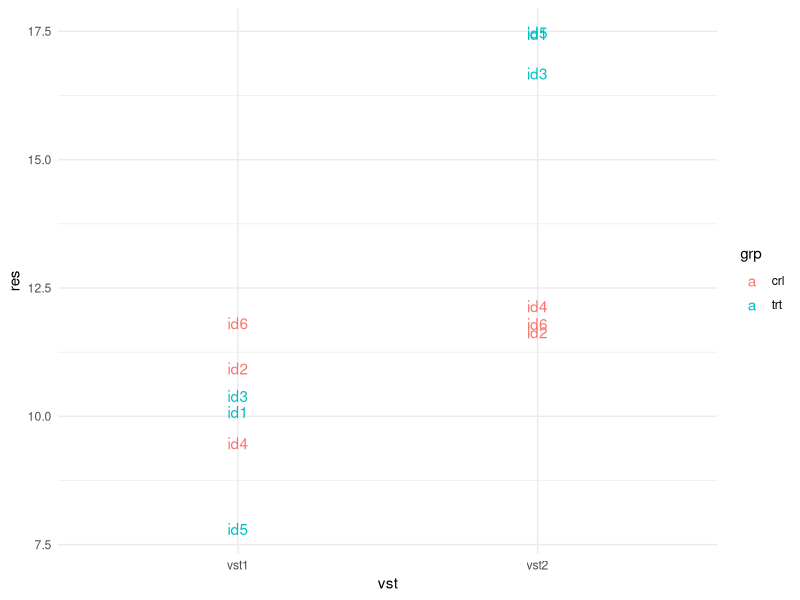
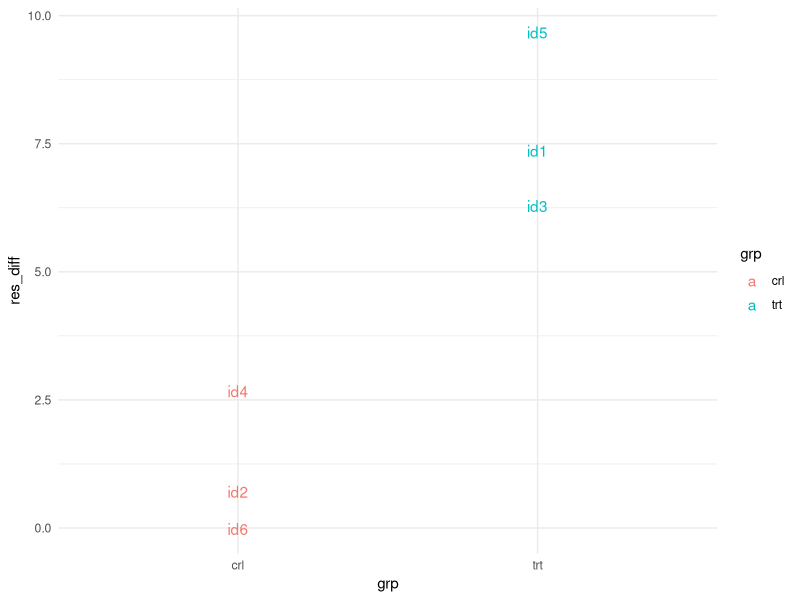
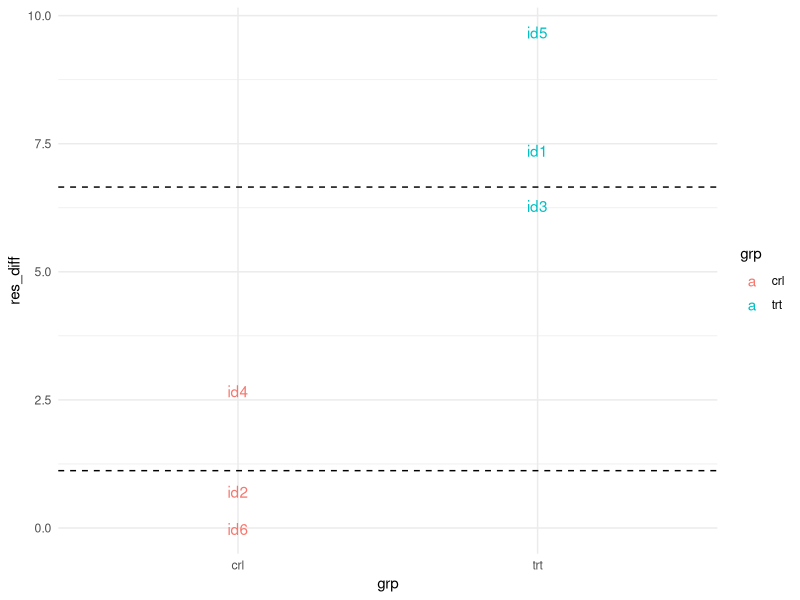
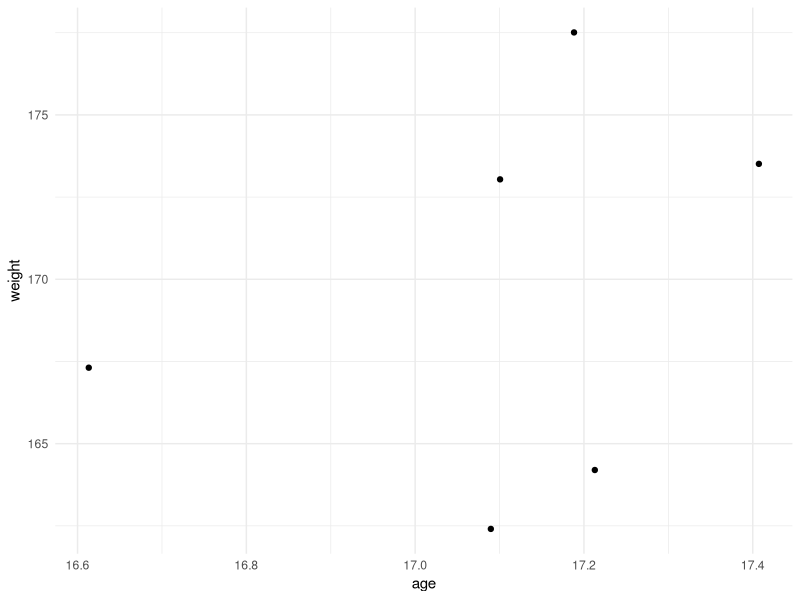
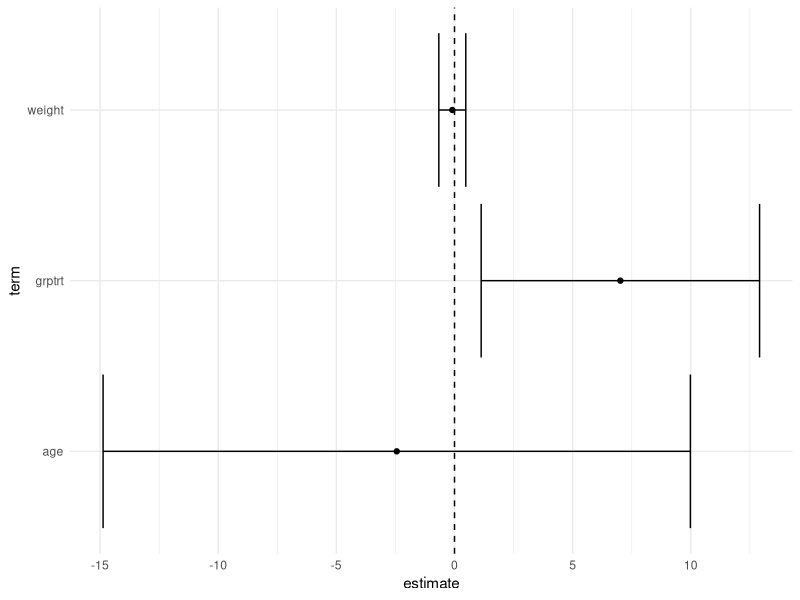

Recreate these plots in R, in order.
## ---- chunk 1
library(tidyverse)
theme_set(theme_minimal())
## ---- chunk 2
set.seed(125)
id <- paste0("id", seq(1:6))
id2 <- rep(id, times = 2)
grp <- rep(c("trt", "crl"), 
           times = 6)
vst <- rep(c("vst1", "vst2"), 
           each = 6)
res <- c(rnorm(3, 10, 1), 
         rnorm(3, 10, 1), 
         rnorm(3, 12, 1), 
         rnorm(3, 17, 1))

trial <- tibble(id2, vst, grp) |> 
  arrange(vst, grp) |> 
  mutate(res = res) |> 
  arrange(vst, id2)
## ---- chunk 3
trial
## ---- chunk 4
trial |> 
  arrange(vst, id2, grp)
## ---- chunk 5
trial |> 
  ggplot(aes(vst, res, color = grp, label = id2)) +
  geom_text()
## ---- chunk 6
trial_wide <- 
  trial |> 
  pivot_wider(names_from = vst, values_from = res) |> 
  mutate(res_diff =  vst2 - vst1)

trial_wide
## ---- chunk 7
trial_wide |> 
  ggplot(aes(grp, res_diff, color = grp, label = id2)) +
  geom_text()
## ---- chunk 8
mod1 <- lm(res_diff ~ grp, data = trial_wide)

mod1
## ---- chunk 9
trial_wide |> 
  ggplot(aes(grp, res_diff, color = grp, label = id2)) +
  geom_text() +
  geom_hline(yintercept = mod1$coefficients, lty = 2)
## ---- chunk 10
summary(mod1)
## ---- chunk 11
mod1 |> names()

mod1 |> coef()

mod1$coefficients
## ---- chunk 12
library(broom)

tidy(mod1)
glance(mod1)
## ---- chunk 13
set.seed(125)

id <- paste0("id", seq(1:6))
dob <- 
  sample(seq(as.Date('1999/01/01'),
             as.Date('2000/01/01'),
             by="day"), 6)
dod <- 
  sample(seq(as.Date('2016/01/01'),
             as.Date('2017/01/01'),
             by="day"), 6)
weight <- 
  rnorm(n = 6, mean = 170, sd = 5)

demo <- 
  tibble(id, dob, dod, weight) |> 
  mutate(age = (dod - dob)/dyears(1))

## ---- chunk 14
demo |> select(-dod)
## ---- chunk 15
demo |> 
  ggplot(aes(age, weight)) +
  geom_point()
## ---- chunk 16
trial_joint <- 
  trial_wide |> 
  left_join(demo, by = c("id2" = "id"))

trial_joint
## ---- chunk 17
mod2 <- lm(res_diff ~ grp + weight + age, data = trial_joint)

tidy(mod2, conf.int = TRUE)
## ---- chunk 18
tidy(mod2, conf.int = TRUE) |> 
  filter(term != "(Intercept)") |> 
  ggplot(aes(term, estimate, ymin = conf.low, ymax = conf.high)) +
  geom_errorbar() +
  geom_point() +
  geom_hline(yintercept = 0, lty = 2) +
  coord_flip()
## ---- chunk 19
lm(res_diff ~ grp + weight + age + weight:age, data = trial_joint)
lm(res_diff ~ grp + weight*age, data = trial_joint)
## ---- chunk 20
lm(res_diff ~ grp + weight^2, data = trial_joint)
lm(res_diff ~ grp + weight + weight^2, data = trial_joint)
## ---- chunk 21
lm(res_diff ~ grp + weight*age - weight:age, data = trial_joint)
## ---- chunk 22
mod1_coef <- tidy(mod1) |> mutate(mod = "mod1")
mod2_coef <- tidy(mod2) |> mutate(mod = "mod2")
coefs <- bind_rows(mod1_coef, mod2_coef) |> relocate(mod)
coefs

coefs |> filter(term == "grptrt")
## ---- chunk 23
mod1_met <- glance(mod1) |> mutate(mod = "mod1")
mod2_met <- glance(mod2) |> mutate(mod = "mod2")
mets <- bind_rows(mod1_met, mod2_met) |> relocate(mod)
mets

mets |> select(mod, r.squared, p.value, df)
## ---- chunk 24
mets |> 
  select(mod, r.squared, p.value, df) |> 
  knitr::kable(digits = 3, "html")
